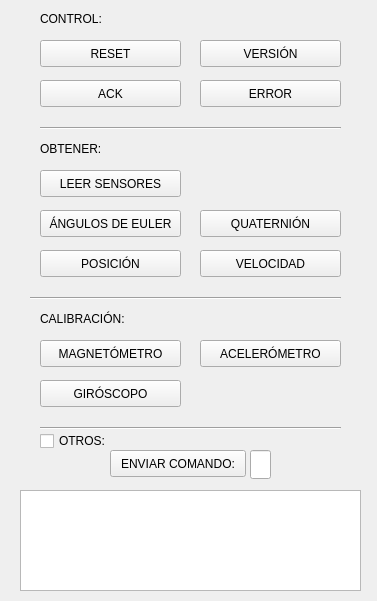
<?xml version="1.0" encoding="UTF-8"?>
<ui version="4.0">
 <class>Form</class>
 <widget class="QWidget" name="Form">
  <property name="geometry">
   <rect>
    <x>0</x>
    <y>0</y>
    <width>377</width>
    <height>601</height>
   </rect>
  </property>
  <property name="windowTitle">
   <string>COMANDOS</string>
  </property>
  <widget class="QPushButton" name="Reset">
   <property name="geometry">
    <rect>
     <x>40</x>
     <y>40</y>
     <width>141</width>
     <height>27</height>
    </rect>
   </property>
   <property name="text">
    <string>RESET</string>
   </property>
  </widget>
  <widget class="QPushButton" name="Version">
   <property name="geometry">
    <rect>
     <x>200</x>
     <y>40</y>
     <width>141</width>
     <height>27</height>
    </rect>
   </property>
   <property name="text">
    <string>VERSIÓN</string>
   </property>
  </widget>
  <widget class="QPushButton" name="ACK">
   <property name="geometry">
    <rect>
     <x>40</x>
     <y>80</y>
     <width>141</width>
     <height>27</height>
    </rect>
   </property>
   <property name="text">
    <string>ACK</string>
   </property>
  </widget>
  <widget class="QPushButton" name="Velocidad">
   <property name="geometry">
    <rect>
     <x>200</x>
     <y>250</y>
     <width>141</width>
     <height>27</height>
    </rect>
   </property>
   <property name="text">
    <string>VELOCIDAD</string>
   </property>
  </widget>
  <widget class="QPushButton" name="Sensores">
   <property name="geometry">
    <rect>
     <x>40</x>
     <y>170</y>
     <width>141</width>
     <height>27</height>
    </rect>
   </property>
   <property name="text">
    <string>LEER SENSORES</string>
   </property>
  </widget>
  <widget class="QPushButton" name="Quaternion">
   <property name="geometry">
    <rect>
     <x>200</x>
     <y>210</y>
     <width>141</width>
     <height>27</height>
    </rect>
   </property>
   <property name="text">
    <string>QUATERNIÓN</string>
   </property>
  </widget>
  <widget class="QPushButton" name="Euler">
   <property name="geometry">
    <rect>
     <x>40</x>
     <y>210</y>
     <width>141</width>
     <height>27</height>
    </rect>
   </property>
   <property name="text">
    <string>ÁNGULOS DE EULER</string>
   </property>
  </widget>
  <widget class="QPushButton" name="Posicion">
   <property name="geometry">
    <rect>
     <x>40</x>
     <y>250</y>
     <width>141</width>
     <height>27</height>
    </rect>
   </property>
   <property name="text">
    <string>POSICIÓN</string>
   </property>
  </widget>
  <widget class="QPlainTextEdit" name="Respuesta">
   <property name="geometry">
    <rect>
     <x>20</x>
     <y>490</y>
     <width>341</width>
     <height>101</height>
    </rect>
   </property>
  </widget>
  <widget class="QPushButton" name="Magnetometro">
   <property name="geometry">
    <rect>
     <x>40</x>
     <y>340</y>
     <width>141</width>
     <height>27</height>
    </rect>
   </property>
   <property name="text">
    <string>MAGNETÓMETRO</string>
   </property>
  </widget>
  <widget class="QPushButton" name="Acelerometro">
   <property name="geometry">
    <rect>
     <x>200</x>
     <y>340</y>
     <width>141</width>
     <height>27</height>
    </rect>
   </property>
   <property name="text">
    <string>ACELERÓMETRO</string>
   </property>
  </widget>
  <widget class="QPushButton" name="Giroscopo">
   <property name="geometry">
    <rect>
     <x>40</x>
     <y>380</y>
     <width>141</width>
     <height>27</height>
    </rect>
   </property>
   <property name="text">
    <string>GIRÓSCOPO</string>
   </property>
  </widget>
  <widget class="QPushButton" name="Error">
   <property name="geometry">
    <rect>
     <x>200</x>
     <y>80</y>
     <width>141</width>
     <height>27</height>
    </rect>
   </property>
   <property name="text">
    <string>ERROR</string>
   </property>
  </widget>
  <widget class="Line" name="linea_02">
   <property name="geometry">
    <rect>
     <x>30</x>
     <y>290</y>
     <width>311</width>
     <height>16</height>
    </rect>
   </property>
   <property name="orientation">
    <enum>Qt::Horizontal</enum>
   </property>
  </widget>
  <widget class="Line" name="linea_03">
   <property name="geometry">
    <rect>
     <x>40</x>
     <y>420</y>
     <width>301</width>
     <height>16</height>
    </rect>
   </property>
   <property name="orientation">
    <enum>Qt::Horizontal</enum>
   </property>
  </widget>
  <widget class="Line" name="linea_01">
   <property name="geometry">
    <rect>
     <x>40</x>
     <y>120</y>
     <width>301</width>
     <height>16</height>
    </rect>
   </property>
   <property name="orientation">
    <enum>Qt::Horizontal</enum>
   </property>
  </widget>
  <widget class="QLabel" name="Calibracion">
   <property name="geometry">
    <rect>
     <x>40</x>
     <y>310</y>
     <width>87</width>
     <height>17</height>
    </rect>
   </property>
   <property name="text">
    <string>CALIBRACIÓN:</string>
   </property>
  </widget>
  <widget class="QLabel" name="Control">
   <property name="geometry">
    <rect>
     <x>40</x>
     <y>10</y>
     <width>62</width>
     <height>17</height>
    </rect>
   </property>
   <property name="text">
    <string>CONTROL:</string>
   </property>
  </widget>
  <widget class="QLabel" name="Obtener">
   <property name="geometry">
    <rect>
     <x>40</x>
     <y>140</y>
     <width>60</width>
     <height>17</height>
    </rect>
   </property>
   <property name="text">
    <string>OBTENER:</string>
   </property>
  </widget>
  <widget class="QPushButton" name="Extra">
   <property name="geometry">
    <rect>
     <x>110</x>
     <y>450</y>
     <width>136</width>
     <height>27</height>
    </rect>
   </property>
   <property name="text">
    <string>ENVIAR COMANDO:</string>
   </property>
  </widget>
  <widget class="QLineEdit" name="Valor">
   <property name="geometry">
    <rect>
     <x>250</x>
     <y>450</y>
     <width>21</width>
     <height>29</height>
    </rect>
   </property>
  </widget>
  <widget class="QCheckBox" name="Habilitar">
   <property name="geometry">
    <rect>
     <x>40</x>
     <y>430</y>
     <width>75</width>
     <height>22</height>
    </rect>
   </property>
   <property name="text">
    <string>OTROS:</string>
   </property>
  </widget>
 </widget>
 <resources/>
 <connections/>
</ui>
